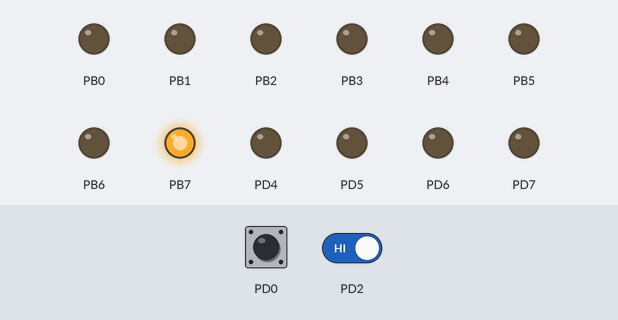
Bench run of a program on a simulated ATmega128, built with avr-gcc and emulated at 8 MHz. Shown: output pins drawn as LEDs (lit = HIGH). Inputs (shaded band) come from the test bench; at power-on: PD0 HIGH, PD2 HIGH.

Above: at 1.2 s.
1.3 s: PD0 driven LOW
At 1.8 s:
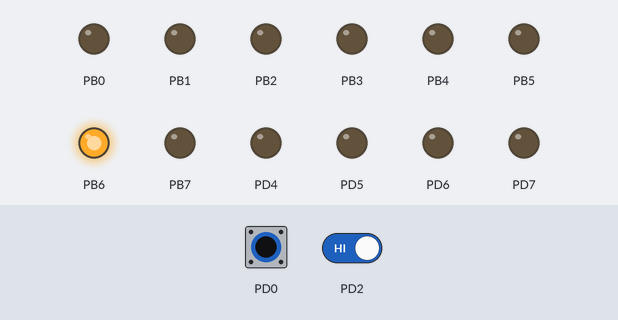
2.8 s: PD2 driven LOW
At 4.0 s:
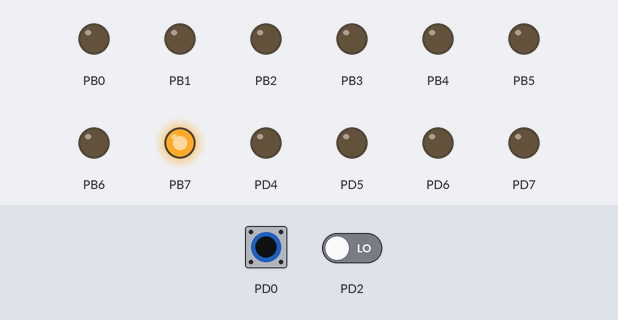
4.3 s: PD0 pulsed HIGH 5 times (0.12 s each, 0.3 s apart)
At 6.9 s:
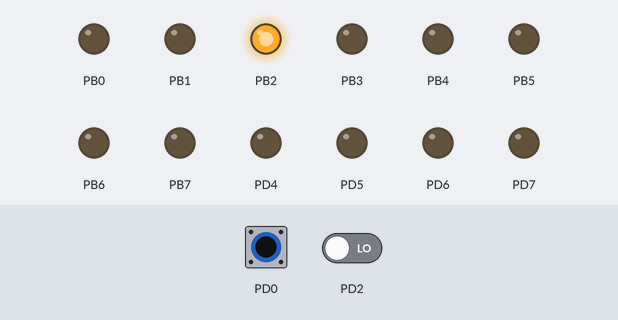
7.3 s: PD0 pulsed HIGH 2 times (0.12 s each, 0.3 s apart)
At 8.6 s:
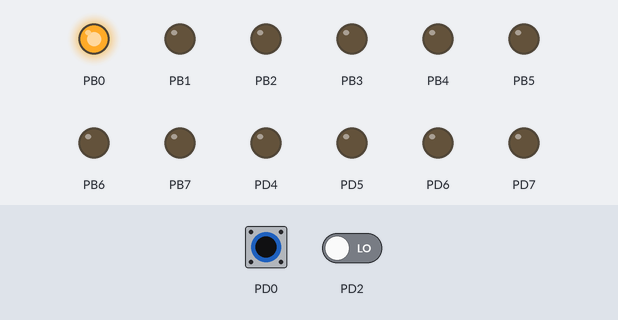
Timing chart, 0 to 10.3 s (numbered marks = the images above; inputs shaded):
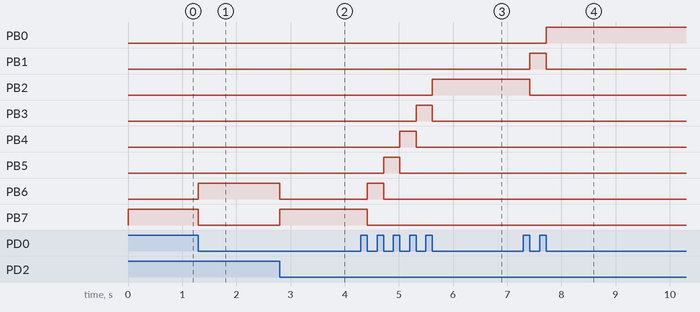

The program:

main.c
```c
#define F_CPU 8000000
#include <avr/io.h>
#include <util/delay.h>
#include <avr/interrupt.h>

int i = 0;

void wait( int ms )
{
	for (int i=0; i<ms; i++)
	{
		_delay_ms( 1 );		// library function (max 30 ms at 8MHz)
	}
}

ISR( INT0_vect )
{
    if (i < 8)
    {
	    PORTB >>= 1;
	    i++;
    }
    else
    {
	    PORTB = 0b10000000;
	    i = 0;
    }
}

ISR( INT2_vect )
{
    if (i >= 0)
    {
	    PORTB <<= 1;
	    i--;
    }
    else
    {
	    PORTB = 0b00000001;
	    i = 7;
    }
}

int main( void )
{
	// Init I/O
	DDRD = 0xF0;			// PORTD(7:4) output, PORTD(3:0) input

	// Init Interrupt hardware
	EICRA |= 0x22;			// INT1 falling edge, INT0 rising edge
	EIMSK |= 0x05;			// Enable INT1 & INT0
	// Enable global interrupt system
	//SREG = 0x80;			// Of direct via SREG of via wrapper
	sei();

	DDRB = 0b11111111;
	PORTB = 0b10000000;

	while (1)
	{
	}

	return 1;
}
```

Measured:
- after the input at 1.3 s, PB6: LOW → HIGH at once; PB7: HIGH → LOW at once
- after the input at 2.8 s, PB6: HIGH → LOW at once; PB7: LOW → HIGH at once
- after the input at 4.3 s, PB2: LOW → HIGH after 1.3 s; PB3: LOW → HIGH after 1.0 s, → LOW 0.30 s later; PB4: LOW → HIGH after 0.72 s, → LOW 0.30 s later; PB5: LOW → HIGH after 0.42 s, → LOW 0.30 s later; PB6: LOW → HIGH after 0.12 s, → LOW 0.30 s later
- after the input at 7.3 s, PB0: LOW → HIGH after 0.42 s; PB1: LOW → HIGH after 0.12 s, → LOW 0.30 s later; PB2: HIGH → LOW after 0.12 s
